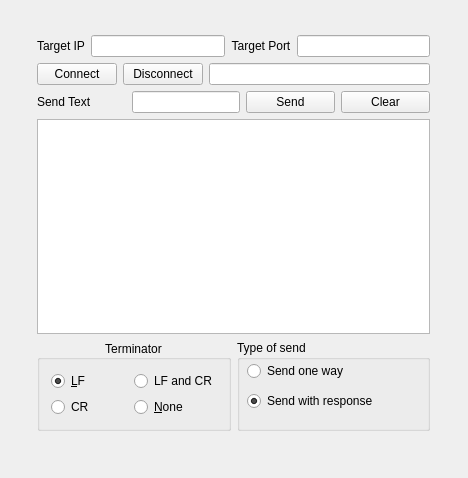
<?xml version="1.0" encoding="UTF-8"?>
<ui version="4.0">
 <class>TcpTerminal</class>
 <widget class="QMainWindow" name="TcpTerminal">
  <property name="geometry">
   <rect>
    <x>0</x>
    <y>0</y>
    <width>468</width>
    <height>478</height>
   </rect>
  </property>
  <property name="windowTitle">
   <string>TcpTerminal</string>
  </property>
  <widget class="QWidget" name="centralWidget">
   <property name="contextMenuPolicy">
    <enum>Qt::NoContextMenu</enum>
   </property>
   <widget class="QWidget" name="">
    <property name="geometry">
     <rect>
      <x>26</x>
      <y>24</y>
      <width>415</width>
      <height>418</height>
     </rect>
    </property>
    <layout class="QVBoxLayout" name="verticalLayout">
     <item>
      <layout class="QHBoxLayout" name="horizontalLayout_3">
       <item>
        <widget class="QLabel" name="ipLabel">
         <property name="text">
          <string>Target IP</string>
         </property>
         <property name="alignment">
          <set>Qt::AlignCenter</set>
         </property>
        </widget>
       </item>
       <item>
        <widget class="QLineEdit" name="ipValue">
         <property name="dragEnabled">
          <bool>true</bool>
         </property>
         <property name="clearButtonEnabled">
          <bool>true</bool>
         </property>
        </widget>
       </item>
       <item>
        <widget class="QLabel" name="portLabel">
         <property name="text">
          <string>Target Port</string>
         </property>
         <property name="alignment">
          <set>Qt::AlignCenter</set>
         </property>
        </widget>
       </item>
       <item>
        <widget class="QLineEdit" name="portValue">
         <property name="whatsThis">
          <string>target port</string>
         </property>
         <property name="layoutDirection">
          <enum>Qt::LeftToRight</enum>
         </property>
         <property name="dragEnabled">
          <bool>true</bool>
         </property>
         <property name="clearButtonEnabled">
          <bool>true</bool>
         </property>
        </widget>
       </item>
      </layout>
     </item>
     <item>
      <layout class="QHBoxLayout" name="horizontalLayout">
       <item>
        <widget class="QPushButton" name="connectButton">
         <property name="text">
          <string>Connect</string>
         </property>
        </widget>
       </item>
       <item>
        <widget class="QPushButton" name="disconnectButton">
         <property name="text">
          <string>Disconnect</string>
         </property>
        </widget>
       </item>
       <item>
        <widget class="QLineEdit" name="statusValue">
         <property name="readOnly">
          <bool>true</bool>
         </property>
        </widget>
       </item>
      </layout>
     </item>
     <item>
      <layout class="QHBoxLayout" name="horizontalLayout_2">
       <item>
        <widget class="QLabel" name="sendLabel">
         <property name="sizePolicy">
          <sizepolicy hsizetype="Minimum" vsizetype="Fixed">
           <horstretch>0</horstretch>
           <verstretch>0</verstretch>
          </sizepolicy>
         </property>
         <property name="text">
          <string>Send Text</string>
         </property>
        </widget>
       </item>
       <item>
        <widget class="QLineEdit" name="sendValue">
         <property name="sizePolicy">
          <sizepolicy hsizetype="Maximum" vsizetype="Fixed">
           <horstretch>0</horstretch>
           <verstretch>0</verstretch>
          </sizepolicy>
         </property>
         <property name="minimumSize">
          <size>
           <width>40</width>
           <height>0</height>
          </size>
         </property>
         <property name="maximumSize">
          <size>
           <width>135</width>
           <height>16777215</height>
          </size>
         </property>
         <property name="baseSize">
          <size>
           <width>200</width>
           <height>0</height>
          </size>
         </property>
         <property name="dragEnabled">
          <bool>true</bool>
         </property>
         <property name="clearButtonEnabled">
          <bool>true</bool>
         </property>
        </widget>
       </item>
       <item>
        <widget class="QPushButton" name="sendButton">
         <property name="text">
          <string>Send</string>
         </property>
        </widget>
       </item>
       <item>
        <widget class="QPushButton" name="clearButton">
         <property name="text">
          <string>Clear</string>
         </property>
        </widget>
       </item>
      </layout>
     </item>
     <item>
      <widget class="QPlainTextEdit" name="receiveData">
       <property name="acceptDrops">
        <bool>false</bool>
       </property>
       <property name="midLineWidth">
        <number>60</number>
       </property>
       <property name="undoRedoEnabled">
        <bool>false</bool>
       </property>
       <property name="readOnly">
        <bool>true</bool>
       </property>
      </widget>
     </item>
     <item>
      <layout class="QHBoxLayout" name="horizontalLayout_4">
       <item>
        <widget class="QGroupBox" name="groupBoxTerminator">
         <property name="title">
          <string>Terminator</string>
         </property>
         <property name="alignment">
          <set>Qt::AlignCenter</set>
         </property>
         <layout class="QGridLayout" name="gridLayout">
          <item row="0" column="0">
           <widget class="QRadioButton" name="lfTerminator">
            <property name="text">
             <string>&amp;LF</string>
            </property>
            <property name="checked">
             <bool>true</bool>
            </property>
           </widget>
          </item>
          <item row="0" column="1">
           <widget class="QRadioButton" name="lfcrTerminator">
            <property name="text">
             <string>LF and CR</string>
            </property>
           </widget>
          </item>
          <item row="1" column="1">
           <widget class="QRadioButton" name="noneTerminator">
            <property name="text">
             <string>&amp;None</string>
            </property>
           </widget>
          </item>
          <item row="1" column="0">
           <widget class="QRadioButton" name="crTerminator">
            <property name="text">
             <string>CR</string>
            </property>
           </widget>
          </item>
         </layout>
        </widget>
       </item>
       <item>
        <widget class="QGroupBox" name="groupBoxSend">
         <property name="title">
          <string>Type of send</string>
         </property>
         <widget class="QRadioButton" name="oneWaySend">
          <property name="geometry">
           <rect>
            <x>10</x>
            <y>20</y>
            <width>105</width>
            <height>22</height>
           </rect>
          </property>
          <property name="sizePolicy">
           <sizepolicy hsizetype="Preferred" vsizetype="Fixed">
            <horstretch>0</horstretch>
            <verstretch>0</verstretch>
           </sizepolicy>
          </property>
          <property name="text">
           <string>Send one way</string>
          </property>
         </widget>
         <widget class="QRadioButton" name="sendWithResponse">
          <property name="geometry">
           <rect>
            <x>10</x>
            <y>50</y>
            <width>148</width>
            <height>22</height>
           </rect>
          </property>
          <property name="text">
           <string>Send with response</string>
          </property>
          <property name="checked">
           <bool>true</bool>
          </property>
         </widget>
        </widget>
       </item>
      </layout>
     </item>
    </layout>
   </widget>
  </widget>
 </widget>
 <layoutdefault spacing="6" margin="11"/>
 <resources/>
 <connections/>
</ui>
